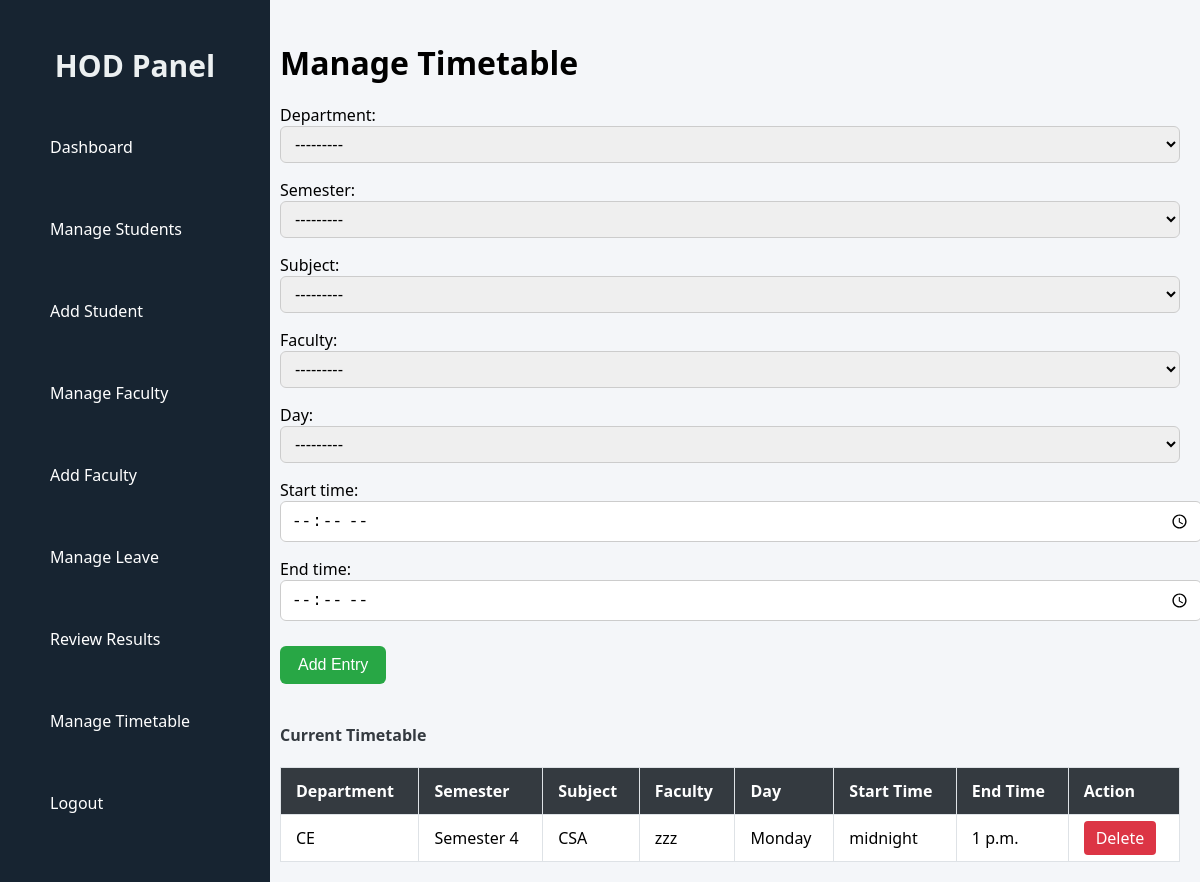
/hod/make-timetable/ (signed in), run on the app's committed database.
### CMS/models.py (models this page shows, shortened)
class Timetable(models.Model):
    DAY_CHOICES = (
        ('Monday', 'Monday'),
        ('Tuesday', 'Tuesday'),
        ('Wednesday', 'Wednesday'),
        ('Thursday', 'Thursday'),
        ('Friday', 'Friday'),
        ('Saturday', 'Saturday'),
    )
    SEMESTER_CHOICES = (
        ('Semester 1', 'Semester 1'),
        ('Semester 2', 'Semester 2'),
        ('Semester 3', 'Semester 3'),
        ('Semester 4', 'Semester 4'),
        ('Semester 5', 'Semester 5'),
        ('Semester 6', 'Semester 6'),
        ('Semester 7', 'Semester 7'),
        ('Semester 8', 'Semester 8'),
    )
    department = models.ForeignKey(Department, on_delete=models.CASCADE)
    semester = models.CharField(max_length=20,choices=SEMESTER_CHOICES)
    subject = models.ForeignKey(Subject, on_delete=models.CASCADE)
    faculty = models.ForeignKey(Faculty, on_delete=models.CASCADE)
    day = models.CharField(max_length=20, choices=DAY_CHOICES)
    start_time = models.TimeField(null=True, blank=True)
    end_time = models.TimeField(null=True, blank=True)

class Department(models.Model):
    name = models.CharField(max_length=100)
    def __str__(self):
        return self.name

class Subject(models.Model):
    name = models.CharField(max_length=100)
    department = models.ForeignKey(Department, on_delete=models.CASCADE)
    faculty = models.ForeignKey(Faculty, on_delete=models.SET_NULL, null=True)
    semester = models.IntegerField()
    def __str__(self):
        return self.name

class Faculty(models.Model):
    GENDER_CHOICES = (
        ('Male', 'Male'),
        ('Female', 'Female'),
        ('Other', 'Other'),
    )
    user = models.OneToOneField(CustomUser, on_delete=models.CASCADE)
    department = models.ForeignKey(Department, on_delete=models.CASCADE)
    contact_number = models.CharField(max_length=15,unique=True)
    gender = models.CharField(max_length=10, choices=GENDER_CHOICES)
    address = models.TextField()
    DOJ = models.DateField()
    def __str__(self):
        return f"{self.user.username}"

class CustomUser(AbstractUser):
    USER_ROLES = (
        ('student', 'Student'),
        ('faculty', 'Faculty'),
        ('hod', 'HOD'),
    )
    user_type = models.CharField(max_length=10, choices=USER_ROLES, default='student')
    email = models.EmailField(unique=True)
    role = models.CharField(max_length=10, choices=USER_ROLES)

### CMS/views.py (the view, shortened to what this page needs)
# urls.py: path('hod/make-timetable/', views.make_timetable, name='make_timetable'),
@login_required
def make_timetable(request):
    timetables = Timetable.objects.all().order_by('day', 'start_time')
    form = TimetableForm(request.POST or None)
    return render(request, 'hod_manage_timetable.html', {
        'form': form,
        'timetables': timetables
    })

### CMS/forms.py
class TimetableForm(forms.ModelForm):
    class Meta:
        model = Timetable
        fields = '__all__'
        widgets = {
            'start_time': forms.TimeInput(attrs={'type': 'time'}),
            'end_time': forms.TimeInput(attrs={'type': 'time'}),
        }
    def __init__(self, *args, **kwargs):
        super().__init__(*args, **kwargs)
        self.fields['department'].queryset = Department.objects.all()

### CMS/templates/hod_manage_timetable.html (shortened to what this page needs)
{% load static %}
<!DOCTYPE html>
<html lang="en">
<head>
    <link rel="stylesheet" href="{% static 'css/hod_manage_timetable.css' %}">
    <link rel="stylesheet" href="{% static 'css/sidebar.css' %}">
</head>
<body>
    <div class="manage-container">
        {% include 'hod_sidebar.html' %}
        <div class="main-content">
            <h1>Manage Timetable</h1>
        <form method="POST">
            {{ form.as_p }}
            <button type="submit">Add Entry</button>
        </form>
        <h4>Current Timetable</h4>
        <table>
            <thead>
                <tr>
                    <th>Department</th>
                    <th>Semester</th>
                    <th>Subject</th>
                    <th>Faculty</th>
                    <th>Day</th>
                    <th>Start Time</th>
                    <th>End Time</th>
                    <th>Action</th>
                </tr>
            </thead>
            <tbody>
                {% for entry in timetables %}
                <tr>
                    <td>{{ entry.department.name }}</td>
                    <td>{{ entry.semester }}</td>
                    <td>{{ entry.subject.name }}</td>
                    <td>{{ entry.faculty }}</td>
                    <td>{{ entry.day }}</td>
                    <td>{{ entry.start_time }}</td>
                    <td>{{ entry.end_time }}</td>
                    <td>
                        <a href="{% url 'delete_timetable' entry.id %}" class="btn-danger">Delete</a>
                    </td>
                </tr>
                {% empty %}
                <tr><td colspan="8">No timetable entries.</td></tr>
                {% endfor %}
            </tbody>
        </table>
        </div>
    </div>
</body>
</html>

### CMS/static/css/hod_manage_timetable.css (style rules this page uses)
body { margin: 0; font-family: 'Segoe UI', Tahoma, Geneva, Verdana, sans-serif; background-color: #f4f6f9; }
.manage-container { display: flex; height: 100vh; }
.main-content { margin-left: 260px; padding: 20px; flex-grow: 1; overflow-y: auto; }
h1 { margin-bottom: 20px; }
h2, h4 { color: #343a40; }
form { margin-bottom: 40px; }
form p { margin-bottom: 15px; }
input, select { padding: 8px 10px; width: 100%; border-radius: 6px; border: 1px solid #ccc; font-size: 16px; }
button { background-color: #28a745; color: white; padding: 10px 18px; font-size: 16px; border: none; border-radius: 6px; cursor: pointer; margin-top: 10px; }
table { width: 100%; border-collapse: collapse; background-color: #fff; }
table thead { background-color: #343a40; color: white; }
table th, table td { padding: 12px 15px; border: 1px solid #dee2e6; text-align: left; }
.btn-danger { background-color: #dc3545; padding: 6px 12px; color: white; text-decoration: none; border-radius: 4px; }

### data on the page
Timetable: department.name "CE", semester "Semester 4", subject.name "CSA", faculty "zzz", day "Monday", start_time "midnight", end_time "1 p.m."
